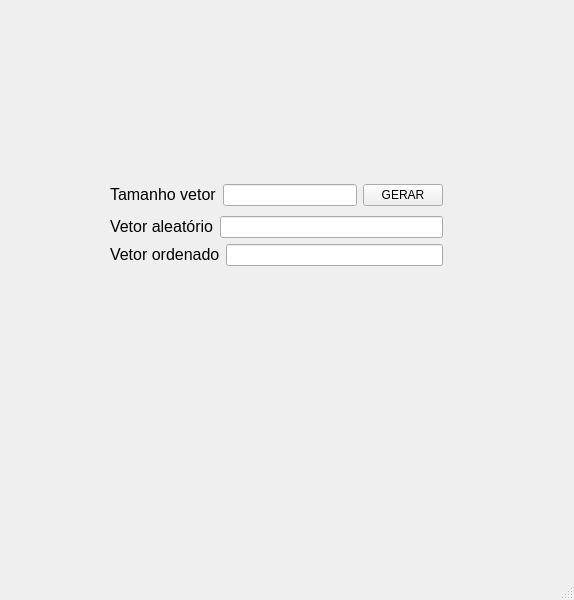
<?xml version="1.0" encoding="UTF-8"?>
<ui version="4.0">
 <class>MainWindow</class>
 <widget class="QMainWindow" name="MainWindow">
  <property name="geometry">
   <rect>
    <x>0</x>
    <y>0</y>
    <width>574</width>
    <height>600</height>
   </rect>
  </property>
  <property name="windowTitle">
   <string>MainWindow</string>
  </property>
  <widget class="QWidget" name="centralwidget">
   <widget class="QWidget" name="">
    <property name="geometry">
     <rect>
      <x>110</x>
      <y>180</y>
      <width>333</width>
      <height>90</height>
     </rect>
    </property>
    <layout class="QVBoxLayout" name="verticalLayout_2">
     <item>
      <layout class="QHBoxLayout" name="horizontalLayout_4">
       <item>
        <layout class="QHBoxLayout" name="horizontalLayout">
         <item>
          <widget class="QLabel" name="label">
           <property name="text">
            <string>&lt;html&gt;&lt;head/&gt;&lt;body&gt;&lt;p&gt;&lt;span style=&quot; font-size:12pt;&quot;&gt;Tamanho vetor&lt;/span&gt;&lt;/p&gt;&lt;/body&gt;&lt;/html&gt;</string>
           </property>
          </widget>
         </item>
         <item>
          <widget class="QLineEdit" name="lineEditTamanhoVetor"/>
         </item>
        </layout>
       </item>
       <item>
        <widget class="QPushButton" name="pushButtonGerar">
         <property name="text">
          <string>GERAR</string>
         </property>
        </widget>
       </item>
      </layout>
     </item>
     <item>
      <layout class="QVBoxLayout" name="verticalLayout">
       <item>
        <layout class="QHBoxLayout" name="horizontalLayout_2">
         <item>
          <widget class="QLabel" name="label_2">
           <property name="text">
            <string>&lt;html&gt;&lt;head/&gt;&lt;body&gt;&lt;p&gt;&lt;span style=&quot; font-size:12pt;&quot;&gt;Vetor aleatório&lt;/span&gt;&lt;/p&gt;&lt;/body&gt;&lt;/html&gt;</string>
           </property>
          </widget>
         </item>
         <item>
          <widget class="QLineEdit" name="lineEditVetorAleatorio"/>
         </item>
        </layout>
       </item>
       <item>
        <layout class="QHBoxLayout" name="horizontalLayout_3">
         <item>
          <widget class="QLabel" name="label_3">
           <property name="text">
            <string>&lt;html&gt;&lt;head/&gt;&lt;body&gt;&lt;p&gt;&lt;span style=&quot; font-size:12pt;&quot;&gt;Vetor ordenado&lt;/span&gt;&lt;/p&gt;&lt;/body&gt;&lt;/html&gt;</string>
           </property>
          </widget>
         </item>
         <item>
          <widget class="QLineEdit" name="lineEditVetorOrdenado"/>
         </item>
        </layout>
       </item>
      </layout>
     </item>
    </layout>
   </widget>
  </widget>
  <widget class="QMenuBar" name="menubar">
   <property name="geometry">
    <rect>
     <x>0</x>
     <y>0</y>
     <width>574</width>
     <height>20</height>
    </rect>
   </property>
  </widget>
  <widget class="QStatusBar" name="statusbar"/>
 </widget>
 <resources/>
 <connections/>
</ui>
